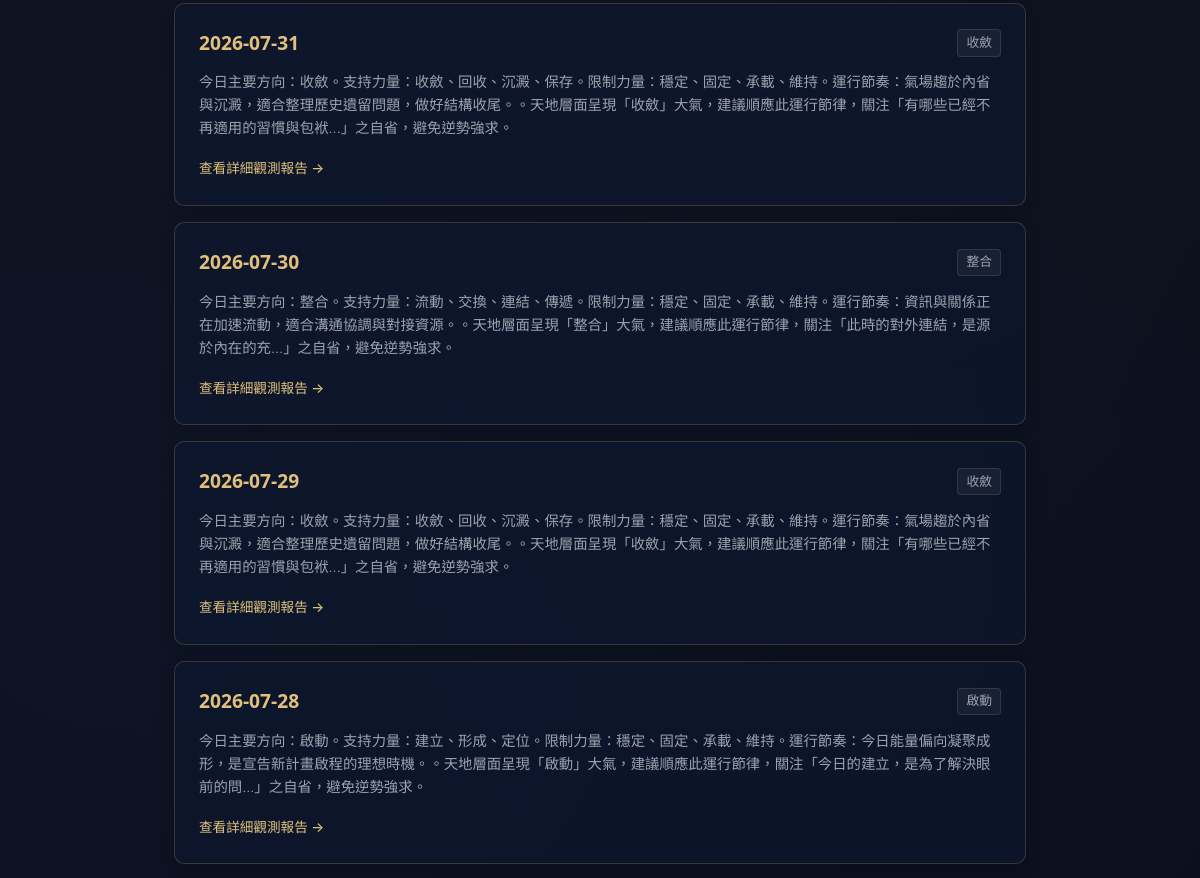
Page /archive (middle part) on the earlier database version.
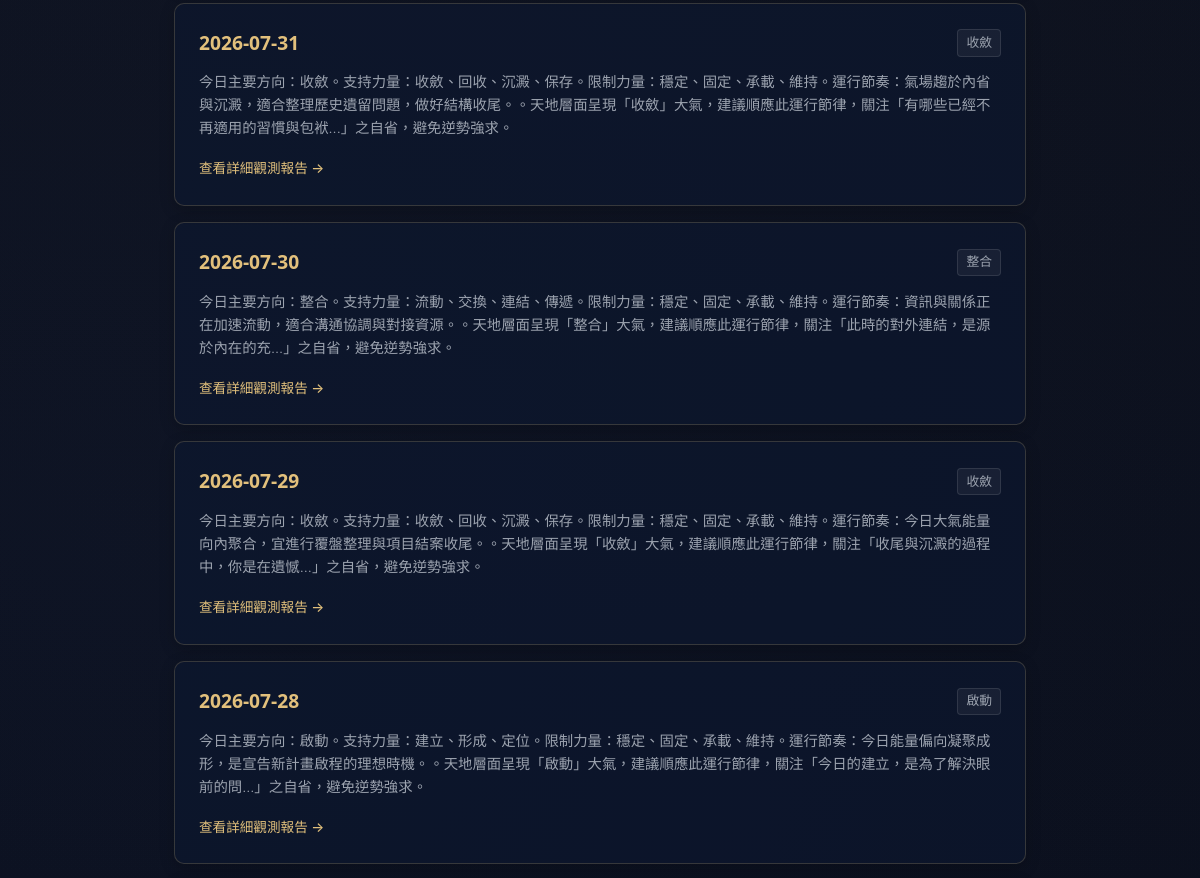
Same page on the later database version.
### tables this page shows
CREATE TABLE daily_states (
            id INTEGER PRIMARY KEY AUTOINCREMENT,
            date TEXT NOT NULL,
            timezone TEXT NOT NULL,
            city TEXT NOT NULL,
            raw_timing_data TEXT NOT NULL,
            semantic_vectors TEXT NOT NULL,
            primary_force TEXT NOT NULL,
            secondary_force TEXT NOT NULL,
            constraint_force TEXT NOT NULL,
            daily_rhythm TEXT NOT NULL,
            daily_summary TEXT NOT NULL,
            reflection_question TEXT NOT NULL,
            created_at TEXT NOT NULL,
            UNIQUE(date, timezone, city)
        );

### app.py (the view)
@app.get("/archive", response_class=HTMLResponse)
def read_archive(request: Request):
    states = get_all_daily_states()
    return templates.TemplateResponse(request=request, name="archive.html", context={"request": request, "states": states})

### templates/archive.html (shortened to what this page needs)
<!DOCTYPE html>
<html lang="zh-TW">
<head>
    <link rel="stylesheet" href="/static/style.css">
</head>
<body>
    <main class="container">
        <section class="archive-list-container">
            {% if states %}
                {% for st in states %}
                <div class="archive-item-card">
                    <div class="archive-date-row">
                        <span class="archive-date gold-text">{{ st.date }}</span>
                        <span class="archive-rhythm-badge">{{ st.daily_rhythm }}</span>
                    </div>
                    <p class="archive-summary">{{ st.daily_summary }}</p>
                    <a href="/date/{{ st.date }}" class="btn-text-gold">查看詳細觀測報告 →</a>
                </div>
                {% endfor %}
            {% else %}
                <div class="card empty-card">
                    <p>目前尚無歷史檔案記錄。請先在前台查詢或自動生成特定日期天時。</p>
                </div>
            {% endif %}
        </section>
    </main>
</body>
</html>

Differences in the rows shown:
removed daily_states: date "2026-07-29", daily_rhythm "收斂", daily_summary "今日主要方向：收斂。支持力量：收斂、回收、沉澱、保存。限制力量：穩定、固定、承載、維持。運行節奏：氣場趨於內省與沉澱，適合整理歷史遺留問題，做好結構收尾。。天地層面呈現「收斂」大氣，建議順應此運行節律，關注「有哪些已經不再適用的習慣與包袱...」之自省，避免逆勢強求。"
added daily_states: date "2026-07-29", daily_rhythm "收斂", daily_summary "今日主要方向：收斂。支持力量：收斂、回收、沉澱、保存。限制力量：穩定、固定、承載、維持。運行節奏：今日大氣能量向內聚合，宜進行覆盤整理與項目結案收尾。。天地層面呈現「收斂」大氣，建議順應此運行節律，關注「收尾與沉澱的過程中，你是在遺憾...」之自省，避免逆勢強求。"
